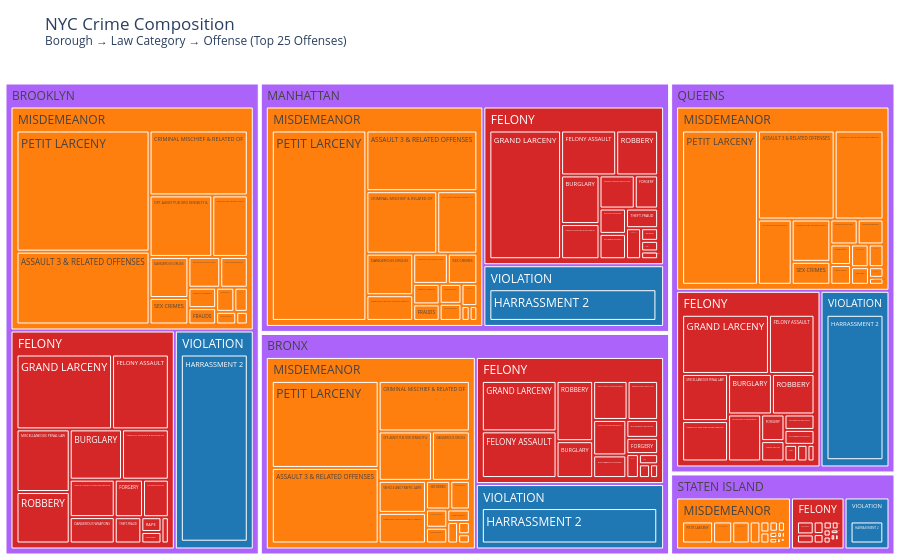

The notebook cell saved with this chart:
### Code cell
# ============================
# 1. Prep data
# ============================
df = crime.copy()

# Use imputed boroughs and drop UNKNOWN
if 'BORO_NM_IMPUTED' in df.columns:
    df = df[df['BORO_NM_IMPUTED'] != 'UNKNOWN']
else:
    df = df[df['BORO_NM'] != '(null)']
    df = df.rename(columns={'BORO_NM': 'BORO_NM_IMPUTED'})

# Keep relevant columns and drop missing
df = df[['BORO_NM_IMPUTED', 'LAW_CAT_CD', 'OFNS_DESC']].dropna()

# Optional: limit to top N offenses overall for readability
TOP_N_OFFENSES = 25
top_offenses = df['OFNS_DESC'].value_counts().head(TOP_N_OFFENSES).index
df = df[df['OFNS_DESC'].isin(top_offenses)]

# Aggregate counts
treemap_df = (
    df.groupby(['BORO_NM_IMPUTED', 'LAW_CAT_CD', 'OFNS_DESC'])
      .size()
      .reset_index(name='count')
)

treemap_df.head()

# ============================
# 2. Treemap
# ============================
fig = px.treemap(
    treemap_df,
    path=['BORO_NM_IMPUTED', 'LAW_CAT_CD', 'OFNS_DESC'],
    values='count',
    color='LAW_CAT_CD',
    color_discrete_map={
        'FELONY': '#d62728',       # red
        'MISDEMEANOR': '#ff7f0e',  # orange
        'VIOLATION': '#1f77b4'     # blue
    },
    title="NYC Crime Composition<br><sup>Borough → Law Category → Offense (Top 25 Offenses)</sup>",
)

fig.update_layout(
    margin=dict(t=60, l=0, r=0, b=0),
)

fig.show()

### Figure 1 — Plotly figure (JSON) as saved in the notebook; plotly's stock layout.template omitted (floating-point values rounded to 4 significant figures; data arrays with more than 128 entries replaced by an {"elided": "..."} marker saying what was removed)
{"data": [{"branchvalues": "total", "customdata": {"elided": "175x1 str values"}, "domain": {"x": [0, 1], "y": [0, 1]}, "hovertemplate": "labels=%{label}<br>count=%{value}<br>parent=%{parent}<br>id=%{id}<br>LAW_CAT_CD=%{customdata[0]}<extra></extra>", "ids": {"elided": "175 str values"}, "labels": {"elided": "175 str values"}, "marker": {"colors": {"elided": "175 str values"}}, "name": "", "parents": {"elided": "175 str values"}, "type": "treemap", "values": {"elided": "175 float values"}}], "layout": {"legend": {"tracegroupgap": 0}, "margin": {"b": 0, "l": 0, "r": 0, "t": 60}, "title": {"text": "NYC Crime Composition<br><sup>Borough → Law Category → Offense (Top 25 Offenses)</sup>"}}}
